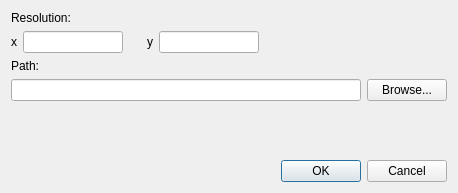
<?xml version="1.0" encoding="UTF-8"?>
<ui version="4.0">
 <class>ExportDialog</class>
 <widget class="QDialog" name="ExportDialog">
  <property name="geometry">
   <rect>
    <x>0</x>
    <y>0</y>
    <width>458</width>
    <height>193</height>
   </rect>
  </property>
  <property name="windowTitle">
   <string>Dialog</string>
  </property>
  <layout class="QVBoxLayout" name="verticalLayout">
   <item>
    <widget class="QLabel" name="label_2">
     <property name="text">
      <string>Resolution:</string>
     </property>
    </widget>
   </item>
   <item>
    <layout class="QHBoxLayout" name="horizontalLayout_2">
     <item>
      <widget class="QLabel" name="label_3">
       <property name="text">
        <string>x</string>
       </property>
      </widget>
     </item>
     <item>
      <widget class="QLineEdit" name="xResolutionEditBox">
       <property name="maximumSize">
        <size>
         <width>100</width>
         <height>16777215</height>
        </size>
       </property>
       <property name="alignment">
        <set>Qt::AlignRight|Qt::AlignTrailing|Qt::AlignVCenter</set>
       </property>
      </widget>
     </item>
     <item>
      <spacer name="horizontalSpacer_2">
       <property name="orientation">
        <enum>Qt::Horizontal</enum>
       </property>
       <property name="sizeType">
        <enum>QSizePolicy::Fixed</enum>
       </property>
       <property name="sizeHint" stdset="0">
        <size>
         <width>18</width>
         <height>20</height>
        </size>
       </property>
      </spacer>
     </item>
     <item>
      <widget class="QLabel" name="label_4">
       <property name="text">
        <string>y</string>
       </property>
      </widget>
     </item>
     <item>
      <widget class="QLineEdit" name="yResolutionEditBox">
       <property name="maximumSize">
        <size>
         <width>100</width>
         <height>16777215</height>
        </size>
       </property>
       <property name="alignment">
        <set>Qt::AlignRight|Qt::AlignTrailing|Qt::AlignVCenter</set>
       </property>
      </widget>
     </item>
     <item>
      <spacer name="horizontalSpacer_3">
       <property name="orientation">
        <enum>Qt::Horizontal</enum>
       </property>
       <property name="sizeHint" stdset="0">
        <size>
         <width>40</width>
         <height>20</height>
        </size>
       </property>
      </spacer>
     </item>
    </layout>
   </item>
   <item>
    <widget class="QLabel" name="label">
     <property name="text">
      <string>Path:</string>
     </property>
    </widget>
   </item>
   <item>
    <layout class="QHBoxLayout" name="horizontalLayout">
     <item>
      <widget class="QLineEdit" name="fileEditBox"/>
     </item>
     <item>
      <widget class="QPushButton" name="browseButton">
       <property name="text">
        <string>Browse...</string>
       </property>
      </widget>
     </item>
    </layout>
   </item>
   <item>
    <spacer name="verticalSpacer">
     <property name="orientation">
      <enum>Qt::Vertical</enum>
     </property>
     <property name="sizeHint" stdset="0">
      <size>
       <width>20</width>
       <height>6</height>
      </size>
     </property>
    </spacer>
   </item>
   <item>
    <widget class="QDialogButtonBox" name="buttonBox">
     <property name="orientation">
      <enum>Qt::Horizontal</enum>
     </property>
     <property name="standardButtons">
      <set>QDialogButtonBox::Cancel|QDialogButtonBox::Ok</set>
     </property>
    </widget>
   </item>
  </layout>
 </widget>
 <resources/>
 <connections>
  <connection>
   <sender>buttonBox</sender>
   <signal>accepted()</signal>
   <receiver>ExportDialog</receiver>
   <slot>accept()</slot>
   <hints>
    <hint type="sourcelabel">
     <x>254</x>
     <y>187</y>
    </hint>
    <hint type="destinationlabel">
     <x>157</x>
     <y>191</y>
    </hint>
   </hints>
  </connection>
  <connection>
   <sender>buttonBox</sender>
   <signal>rejected()</signal>
   <receiver>ExportDialog</receiver>
   <slot>reject()</slot>
   <hints>
    <hint type="sourcelabel">
     <x>322</x>
     <y>187</y>
    </hint>
    <hint type="destinationlabel">
     <x>286</x>
     <y>191</y>
    </hint>
   </hints>
  </connection>
 </connections>
</ui>
